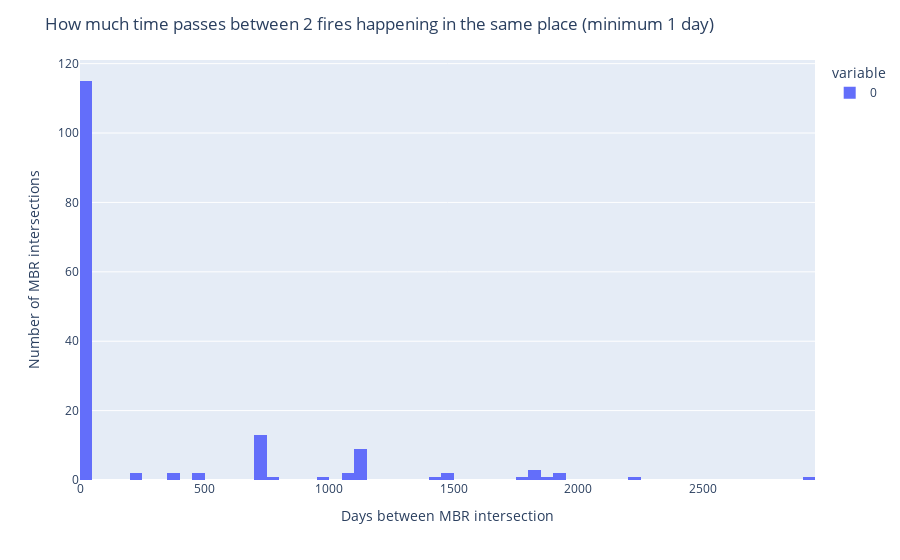

This figure's notebook cell:
### Code cell
fig = px.histogram(time_range, nbins=100)

fig.update_layout(
    xaxis_title='Days between MBR intersection',
    yaxis_title='Number of MBR intersections',
    title='How much time passes between 2 fires happening in the same place (minimum 1 day)'
)

fig.show()

### Figure 1 — Plotly figure (JSON) as saved in the notebook; plotly's stock layout.template omitted (floating-point values rounded to 4 significant figures; data arrays with more than 128 entries replaced by an {"elided": "..."} marker saying what was removed)
{"data": [{"alignmentgroup": "True", "bingroup": "x", "hovertemplate": "variable=0<br>value=%{x}<br>count=%{y}<extra></extra>", "legendgroup": "0", "marker": {"color": "#636efa", "pattern": {"shape": ""}}, "name": "0", "nbinsx": 100, "offsetgroup": "0", "orientation": "v", "showlegend": true, "type": "histogram", "x": {"elided": "159 int values"}, "xaxis": "x", "yaxis": "y"}], "layout": {"barmode": "relative", "legend": {"title": {"text": "variable"}, "tracegroupgap": 0}, "margin": {"t": 60}, "title": {"text": "How much time passes between 2 fires happening in the same place (minimum 1 day)"}, "xaxis": {"anchor": "y", "domain": [0, 1], "title": {"text": "Days between MBR intersection"}}, "yaxis": {"anchor": "x", "domain": [0, 1], "title": {"text": "Number of MBR intersections"}}}}
